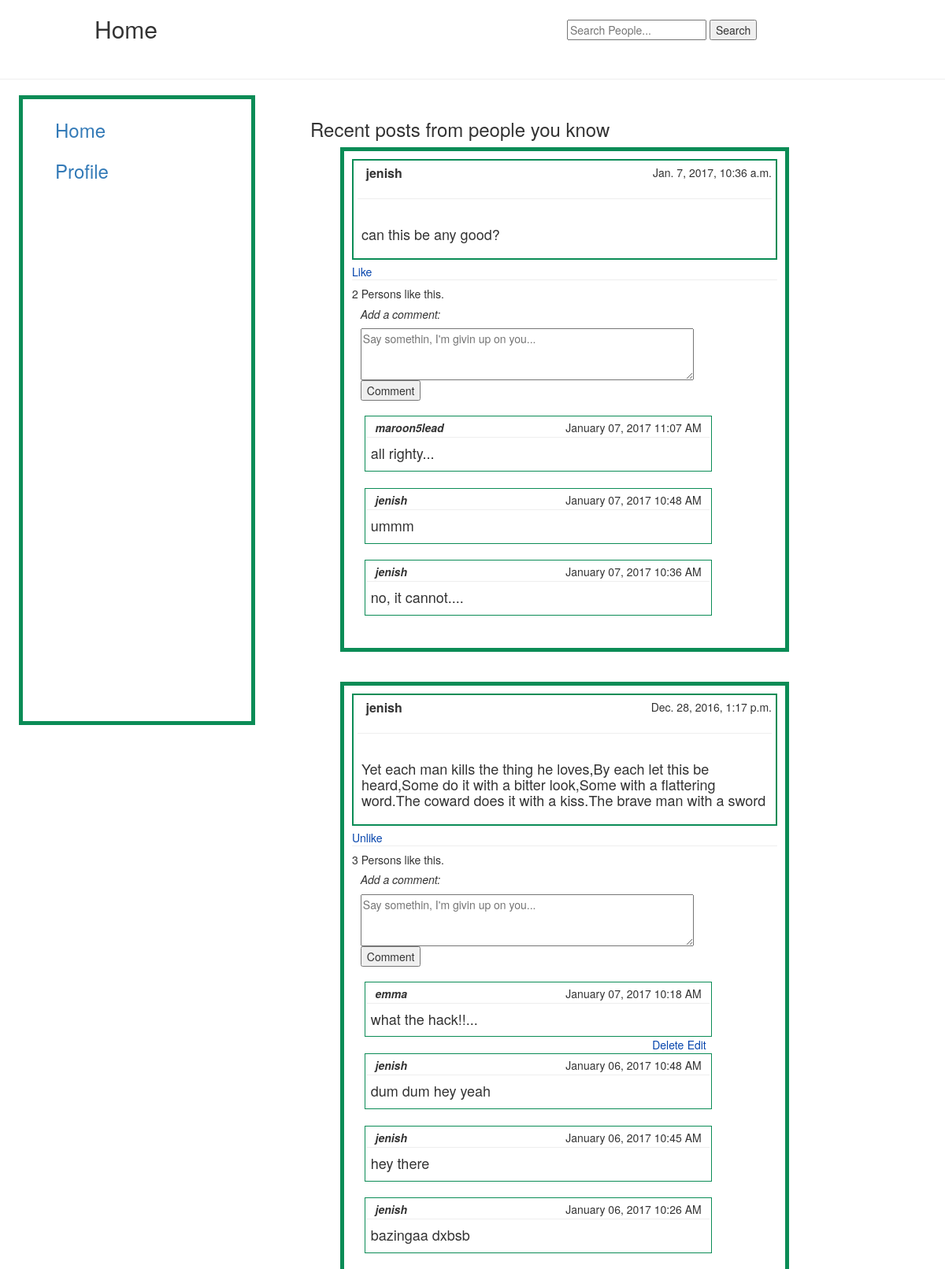
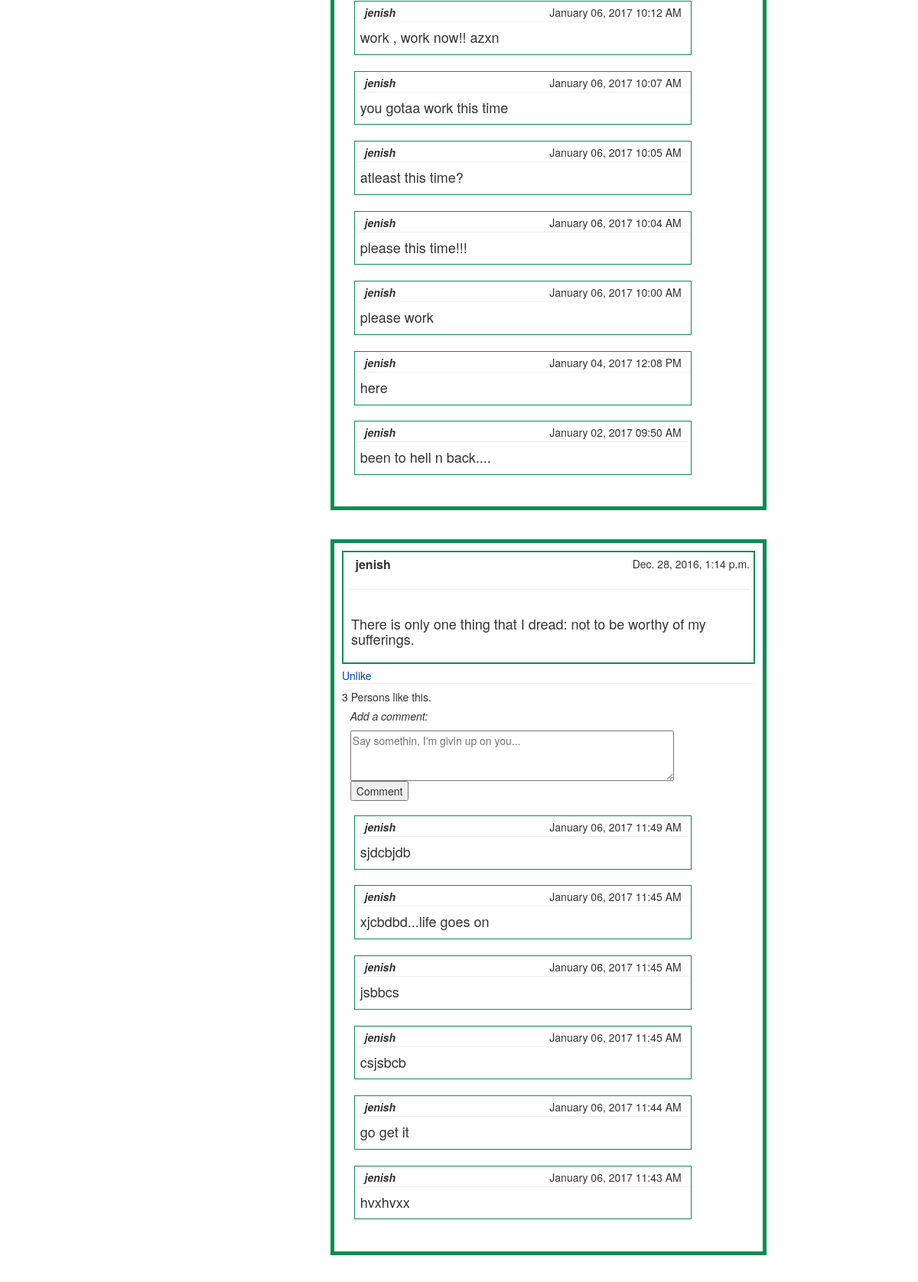
The app's page /profile/feed/ (signed in, upper part) with its own data (2 pictures, top to bottom).
### userprofile/models.py (models this page shows, shortened)
class Post(models.Model):
	user = models.ForeignKey(User)
	text = models.CharField(max_length=1000)
	published_on = models.DateTimeField(auto_now_add=True)
	likes = models.PositiveSmallIntegerField(default=0, blank=True, null=True)
	like_flag = models.NullBooleanField(default=False)
	class Meta:
		ordering = ['-published_on']

class Comment(models.Model):
	user = models.ForeignKey(User)
	post = models.ForeignKey(Post)
	comment = models.CharField(max_length=1000)
	published_on = models.DateTimeField(auto_now_add=True)
	class Meta:
		ordering = ['-published_on']

### userprofile/views.py (the view)
def feed(request):
	if not request.user.is_authenticated:
		return HttpResponseRedirect(reverse('login:log_in'))
	else:
		user = request.user
		user_likes = Like.objects.filter(user=user)
		Post.objects.all().update(like_flag=False)
		for l in user_likes:
			post = Post.objects.get(id=l.post_id)
			post.like_flag = True
			post.save()
		posts = posts_in_feed(request)
		posts = sorted(posts, key = lambda x: x.published_on, reverse=True)
		paginator = Paginator(posts, 4)
		try:
			page_posts = paginator.page(request.GET.get('page'))
		except PageNotAnInteger:
			page_posts = paginator.page(1)
		except EmptyPage:
			page_posts = paginator.page(paginator.num_pages)
		return render(request, 'home.html',{'posts':page_posts,'user':user})

### userprofile/views.py (called while the page is built)
def posts_in_feed(request):
	user = request.user
	persons = Person.objects.filter(user=user)
	posts = []
	for person in persons:
			for p in Post.objects.filter(user=person.person):
				posts.append(p)
	for p in Post.objects.filter(user=user):
		posts.append(p)
	return posts

### userprofile/templates/home.html (shortened to what this page needs)
{% load staticfiles %}
<head>
	<link rel="stylesheet" href="https://maxcdn.bootstrapcdn.com/bootstrap/3.3.6/css/bootstrap.min.css">
</head>
<body style="background-color:#;">
	<div style="height:10%">
		<div style="margin-left:10%; width:40%; float:left;" ><h2>Home</h2></div>
		<div style="margin-right:10%; float:right; width:30%; margin-top:25px">
			<form method="GET" action="{% url 'userprofile:find_person' %}">
				<input  id="search_box" type="text" name="search_box"  placeholder="Search People..." >
				<button id="search_submit" type="submit" >Search</button>
			</form>
		</div>
	</div>
	<hr>
	<div class="col-lg-3 col-md-3" style="float:left; margin-left:2%; width:25%; border:#0b8c56 solid 5px; height:100%; background-color:#;">
		<div style="margin:10%"><a href="{% url 'userprofile:feed' %}"><h3>Home</h3></a></div>
		<div style="margin:10%"><a href="{% url 'userprofile:profile' %}"><h3>Profile</h3></a></div>
	</div>
	<div id="recent-posts" class="col-lg-9 col-md-9" style="background-color:#; float:left; padding:10px; width:65%; margin-left:5%; ">
		<div>
			<h3>Recent posts from people you know</h3>
			{% for post in posts %}
			<div id="div_post" postid="{{ post.id }}" class="col-lg-9 col-md-9" style="background-color:#; float:left; padding:10px; margin-left:5%; border:#0b8c56 solid 5px;margin-bottom:5%;">
				<div style="border:#0b8c56 solid 2px; padding:5px; margin-bottom:1%">
					<div style="float:right">{{ post.published_on }}</div>
					{% if post.user == request.user %}
						<div style="margin-left:2%;"><strong style="font-size: initial;">You</strong></div>
					{% else %}
						<div style="margin-left:2%;"><strong style="font-size: initial;">{{ post.user }}</strong></div>
					{% endif %}
					<hr>
					<div style="padding:5px">
						<h4>{{ post.text }}</h4>
					</div>
				</div>
				<div id="post-likes{{ post.id }}">
					{% if not post.like_flag %}
							<a class="like" onclick="like({{post.id}})" style="color:#0645ad; cursor:pointer;">Like</a>
					{% else %}
						<a class="unlike" onclick="unlike({{post.id}})" style="color:#0645ad; cursor:pointer;" >Unlike</a>
					{% endif %}
					<hr style="margin-top:0px; margin-bottom:0px;">
					<h5>{{ post.likes }} Person{{ post.likes|pluralize }} like this.</h5>
				</div>
				<div style="margin-left:2%">
					<h5><i>Add a comment:</i></h5>
					<form id="comment-form" onsubmit="return false">
						<textarea id="comment-text{{post.id}}" name="comment" placeholder="Say somethin, I'm givin up on you..."rows="3" style="width:80%" required="true"></textarea>
						<br>
						<button onclick="add_comment({{ post.id }})">Comment</button>
					</form>
				</div>
				<div id="comment-list{{post.id}}" style="padding:5px; margin-bottom:1%; margin-left:2%;">
					{% for c in post.comment_set.all %}
						<div id="comments{{c.id}}" style="width:85%; padding:2px; border:#0b8c56 solid 1px; margin-bottom:4%;">
							<div style="padding:2px; margin-left:2%; margin-top:px">
								<strong><i>{{ c.user }}</i></strong>
								<span style="float:right; margin-right:2%;">{{ c.published_on|date:"F d, o h:i A" }}</span>
							</div>
							<hr style="margin-top:0px; margin-bottom:5px">
							<div style="margin:5px;">
								<h4>{{ c.comment }}</h4>
							</div>
							{% if c.user == user %}
								<a style="cursor:pointer; color:#0645ad; float:right; margin-right:1%; margin-top:3px;" onclick="edit_comment_box({{c.id}})" >Edit</a>
								<a style="cursor:pointer; color:#0645ad; float:right; margin-right:1%; margin-top:3px;" onclick="delete_comment({{c.id}})" >Delete</a>
							{% endif %}
						</div>
					{% endfor %}
				</div>
			</div>
			{% endfor %}
		</div>
	</div>
</body>

### records on screen
Post: published_on "Jan. 7, 2017, 10:36 a.m.", user "jenish", text "can this be any good?", likes "2", comment "Say somethin, I'm givin up on you..."
Comment: user "maroon5lead", published_on "January 07, 2017 11:07 AM", comment "all righty..."
Comment: user "jenish", published_on "January 07, 2017 10:48 AM", comment "ummm"
Comment: user "jenish", published_on "January 07, 2017 10:36 AM", comment "no, it cannot...."
Post: published_on "Dec. 28, 2016, 1:17 p.m.", user "jenish", text "Yet each man kills the thing he loves,By each let this be heard,Some do it with a bitter look,Some with a flattering word.The coward does it with a kiss.The brave man with a sword", likes "3", comment "Say somethin, I'm givin up on you..."
Comment: user "emma", published_on "January 07, 2017 10:18 AM", comment "what the hack!!..."
Comment: user "jenish", published_on "January 06, 2017 10:48 AM", comment "dum dum hey yeah"
Comment: user "jenish", published_on "January 06, 2017 10:45 AM", comment "hey there"
Comment: user "jenish", published_on "January 06, 2017 10:26 AM", comment "bazingaa dxbsb"
Comment: user "jenish", published_on "January 06, 2017 10:12 AM", comment "work , work now!! azxn"
Comment: user "jenish", published_on "January 06, 2017 10:07 AM", comment "you gotaa work this time"
Comment: user "jenish", published_on "January 06, 2017 10:05 AM", comment "atleast this time?"
Comment: user "jenish", published_on "January 06, 2017 10:04 AM", comment "please this time!!!"
Comment: user "jenish", published_on "January 06, 2017 10:00 AM", comment "please work"
Comment: user "jenish", published_on "January 04, 2017 12:08 PM", comment "here"
Comment: user "jenish", published_on "January 02, 2017 09:50 AM", comment "been to hell n back...."
Post: published_on "Dec. 28, 2016, 1:14 p.m.", user "jenish", text "There is only one thing that I dread: not to be worthy of my sufferings.", likes "3", comment "Say somethin, I'm givin up on you..."
Comment: user "jenish", published_on "January 06, 2017 11:49 AM", comment "sjdcbjdb"
Comment: user "jenish", published_on "January 06, 2017 11:45 AM", comment "xjcbdbd...life goes on"
Comment: user "jenish", published_on "January 06, 2017 11:45 AM", comment "jsbbcs"
Comment: user "jenish", published_on "January 06, 2017 11:45 AM", comment "csjsbcb"
Comment: user "jenish", published_on "January 06, 2017 11:44 AM", comment "go get it"
Comment: user "jenish", published_on "January 06, 2017 11:43 AM", comment "hvxhvxx"
